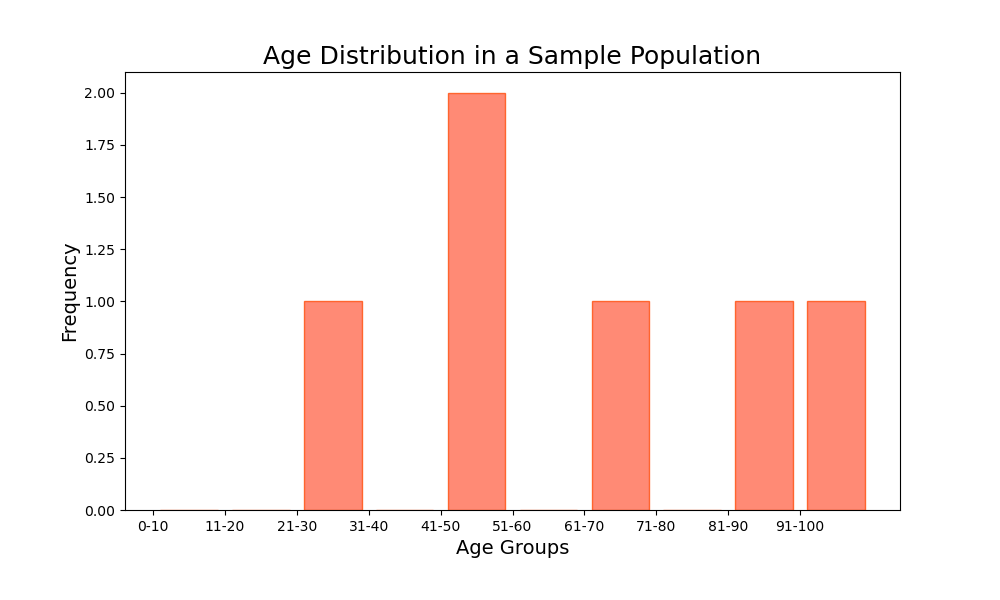

Write the Python code that produced this figure.
import matplotlib.pyplot as plt

ages = [
    4, 8, 12, 15, 18, 13, 9, 6, 4, 2
]

fig, ax = plt.subplots(figsize=(10, 6))

bin_height = 1
n, bins, patches = ax.hist(ages, bins=range(len(ages) + bin_height), color='#FF6347', edgecolor='#FF4500', alpha=0.75, rwidth=0.8, orientation='vertical')

ax.set_title('Age Distribution in a Sample Population', fontsize=18)
ax.set_ylabel('Frequency', fontsize=14)
ax.set_xlabel('Age Groups', fontsize=14)

ax.set_xticks(range(len(ages)))
ax.set_xticklabels(['0-10', '11-20', '21-30', '31-40', '41-50', '51-60', '61-70', '71-80', '81-90', '91-100'])

plt.subplots_adjust(bottom=0.15)
plt.show()
